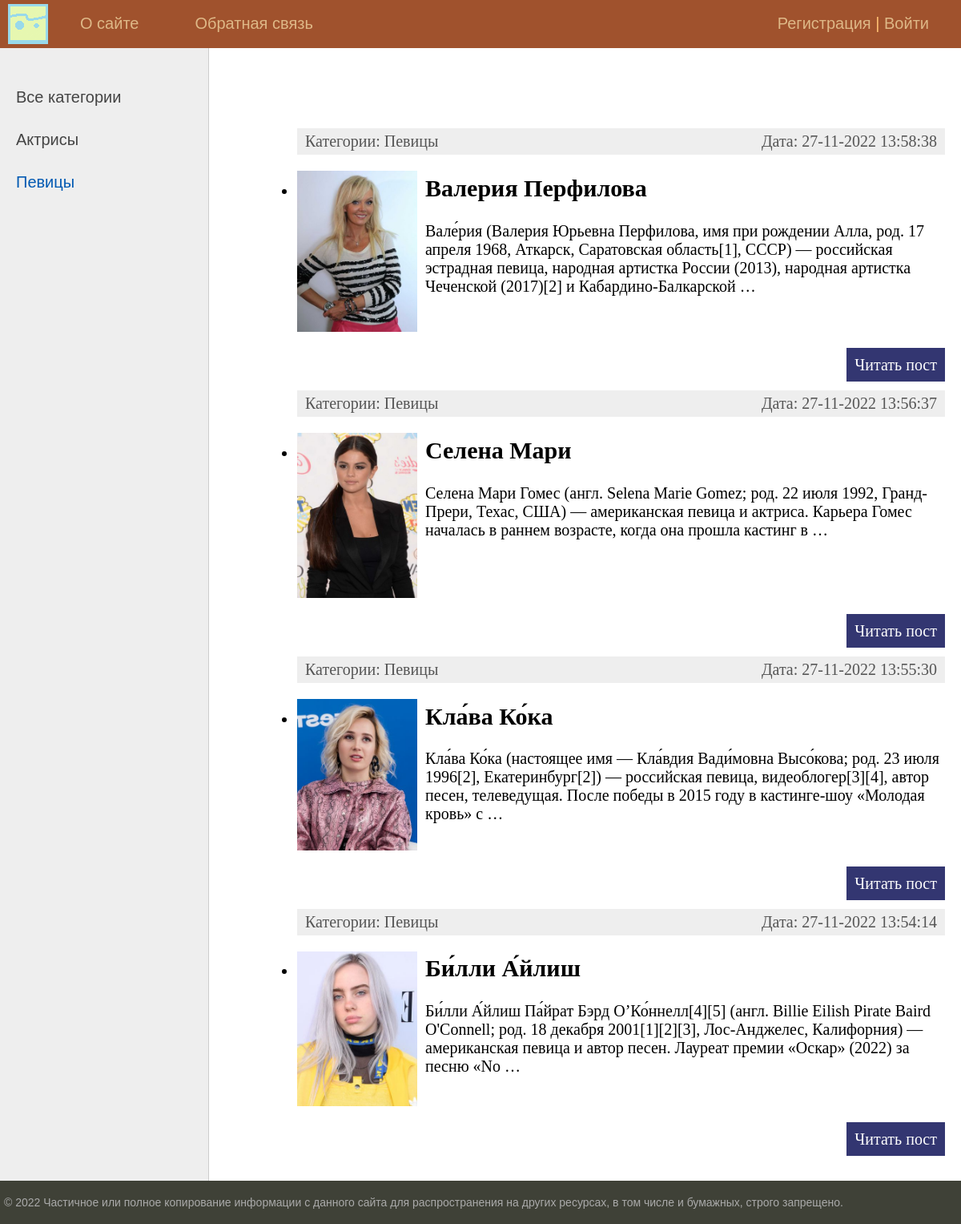
Screenshot of /category/pevicy/ with the database file from the repository.
### women/models.py (models this page shows, shortened)
class Category(models.Model):
    name = models.CharField(max_length=100, db_index=True, verbose_name='Категория')
    slug = models.SlugField(max_length=255, unique=True, db_index=True, verbose_name="URL")
    def __str__(self):
        return self.name
    def get_absolute_url(self):
        return reverse('category', kwargs={'cat_slug': self.slug})
    class Meta:
        verbose_name = 'Категорию'
        verbose_name_plural = 'Категории'
        ordering = ['id']

class Women(models.Model):
    title = models.CharField(max_length=255, verbose_name='Заголовок')
    slug = models.SlugField(max_length=255, unique=True, db_index=True, verbose_name='URL')
    content = models.TextField(blank=True, verbose_name='Текст статьи')
    photo = models.FileField(upload_to="photos/%Y/%m/%d/", verbose_name='Фото')
    time_create = models.DateTimeField(auto_now_add=True, verbose_name='Время создания')
    time_update = models.DateTimeField(auto_now=True, verbose_name='Время изменения')
    is_published = models.BooleanField(default=True, verbose_name='Публикация')
    cat = models.ForeignKey('Category', on_delete=models.PROTECT, null = True, verbose_name='Категории')
    def get_absolute_url(self):
        return reverse('post', kwargs={'post_slug': self.slug})
    class Meta:
        verbose_name = 'Женщину'
        verbose_name_plural = 'Женщины'
        ordering = ['-time_create', 'title']

### women/views.py (the view)
# urls.py: path('category/<slug:cat_slug>/', WomenCategory.as_view(), name='category'),
class WomenCategory(DataMixin, ListView):
    model = Women
    template_name = 'women/index.html'
    context_object_name = 'posts'
    allow_empty = False
    def get_queryset(self):
        return Women.objects.filter(cat__slug=self.kwargs['cat_slug'], is_published=True)
    def get_context_data(self, *, object_list=None, **kwargs):
        context = super().get_context_data(**kwargs)
        c_def = self.get_user_context(title='Категория - ' + str(context['posts'][0].cat),
                                      cat_selected=context['posts'][0].cat_id)
        return dict(list(context.items()) + list(c_def.items()))

### women/utils.py (called while the page is built)
    def get_user_context(self, **kwargs):
        context = kwargs
        cats = Category.objects.annotate(Count('women'))
        user_menu = menu.copy()
        if not self.request.user.is_authenticated:
            user_menu.pop(1)
        context['menu'] = user_menu
        context['cats'] = cats
        if 'cat_selected' not in context:
            context['cat_selected'] = 0
        return context

### women/templates/women/index.html (shortened to what this page needs)
{% extends 'women/base.html' %}
{% block content %}
<ul class = "List-articles">
    {% for p in posts  %}
            <li><div class="article-panel">
    <p class="first">Категории: {{p.cat}}</p>
    <p class="last">Дата: {{p.time_update|date:'d-m-Y H:i:s'}}</p>
</div>
{% if p.photo %}
    <p><img class='img-article-left thumb' src='{{p.photo.url}}'></p>
{% endif %}
                <h2>{{p.title}}</h2>
        {% autoescape on %}
        <p>{{p.content|linebreaks| truncatewords:30}}</p>
        {% endautoescape %}
            <p class="link-read-post"><a href="{{ p.get_absolute_url }}">Читать пост</a></p>
            </li>
    {% endfor %}
</ul>
{% endblock %}

### women/templates/women/base.html (shortened to what this page needs)
{% load static %}
{% load women_tags %}
<!DOCTYPE html>
<html>
<head>
	<link type="text/css" href="{% static 'women/css/styles1.css' %}" rel="stylesheet" />
</head>
<body>
<table class="table-page" border=0 cellpadding="0" cellspacing="0">
<tr><td valign=top>
{% block mainmenu %}
		<div class="header">
			<ul id="mainmenu" class="mainmenu">
			<li class="logo"><a href="{% url 'home' %}"><div class="logo"></div></a></li>
{% for m in menu %}
			<li><a href="{% url m.url_name %}">{{m.title}}</a></li>
{% endfor %}
			{% if request.user.is_authenticated %}
			<li class = 'last'> {{user.username}} | <a href="{% url 'logout' %}">Выйти</a></li>
			{% else %}
			<li class = 'last'><a href="{% url 'register' %}">Регистрация</a> | <a href="{% url 'login' %}">Войти</a></li>
			{% endif %}
		    </ul>
		</div>
{% endblock mainmenu %}
<table class="table-content" border=0 cellpadding="0" cellspacing="0">
<tr>
	<td valign="top" class="left-chapters">
	<ul id="leftchapters">
{% if cat_selected == 0 %}
		<li class="selected">Все категории</li>
{% else %}
		<li><a href="{% url 'home' %}">Все категории </a></li>
{% endif %}
{% for c in cats %}
{% if c.women__count > 0 %}
	{% if c.pk == cat_selected %}
		<li class='selected'>{{c.name}}</li>
	{% else %}
		<li><a href="{{ c.get_absolute_url }}">{{c.name}}</a></li>
	{% endif %}
{% endif %}
{% endfor %}
	</ul>
</td>
<td valign="top" class="content">
	<div class="content-text">
{% block content %}
{% endblock %}
	</div>
</td></tr></table>
</td></tr>
<tr><td valign=top>
	<div id="footer">
		<p>&copy; 2022 Частичное или полное копирование информации с данного сайта для распространения на других ресурсах, в том числе и бумажных, строго запрещено.</p>
	</div>
</td></tr></table>
</body>
</html>

### women/static/women/css/styles1.css (style rules this page uses)
html, body { font-family: 'Arial'; margin: 0; padding: 0; height: 100%; width: 100%; color: #444; }
a { color: #0059b2; text-decoration: none; }
img { max-width: 600px; height: auto; }
img.img-article-left { max-width: 300px; height: auto; float: left; padding: 0 10px 10px 0; }
img.img-article-left.thumb { max-width: 150px; height: auto; }
p.link-read-post { text-align: right; }
p.link-read-post a { padding: 10px; min-width: 100px; background: #333671; color: #fff; text-decoration: none; }
div.article-panel { background: #eee; padding: 5px 10px 5px 10px; box-sizing: border-box; overflow: hidden; color: #555; }
div.article-panel p.first { margin: 0; float: left; }
div.article-panel p.last { margin: 0; float: right; }
.table-page { width: 100%; height: 100%; vertical-align: top; }
.table-page tr { height: 100%; }
.header { background: #A0522D; height: 60px; }
.logo { background: url('../images/logo1.png') no-repeat 10px 5px; width: 70px; height: 60px; }
ul.mainmenu { list-style: none; margin: 0; padding: 0; height: 60px; color: #fdc073; font-size: 20px; overflow: hidden; }
ul.mainmenu li { float: left; margin: 18px 40px 0 30px; }
ul.mainmenu li.logo { margin: 0; }
ul.mainmenu li.last { float: right; }
ul.mainmenu li a { color: #DEB887; text-decoration: none; }
.table-content { width: 100%; min-height: 100%; height: 100%; }
.left-chapters { margin: 0; background: #eee; border-right: 1px solid #ccc; min-height: 100%; }
.left-chapters ul { width: 230px; min-height: 100%; margin: 0; padding: 20px 10px 10px 20px; list-style: none; font-size: 20px; }
.left-chapters ul li { margin: 30px 0 0 0; color: #999; }
.left-chapters ul li.selected { color: #0059b2; }
.left-chapters ul li a { color: #444; text-decoration: none; }
.content { padding: 40px 20px 20px 40px; width: 100%; box-sizing: border-box; }
.content-text { margin: 60px 0 0 30px; color: #000; font-size: 20px; font-family: Yandex Sans Display Light; }
#footer { box-sizing: border-box; background: #3F4137; padding: 5px; color: #aaa; font-size: 14px; font-family: Verdana, Geneva, Arial, Helvetica; text-align: left; overflow: hidden; }

### rows the page displays
Category: name "Актрисы"
Category: name "Певицы"
Women: cat "Певицы", time_update "27-11-2022 13:58:38", photo (picture), title "Валерия Перфилова", content "Вале́рия (Валерия Юрьевна Перфилова, имя при рождении Алла, род. 17 апреля 1968, Аткарск, Саратовская область[1], СССР) — российская эстрадная певица, народная артистка России (2013), народная артистка Чеченской (2017)[2] и Кабардино-Балкарской …"
Women: cat "Певицы", time_update "27-11-2022 13:56:37", photo (picture), title "Селена Мари", content "Селена Мари Гомес (англ. Selena Marie Gomez; род. 22 июля 1992, Гранд-Прери, Техас, США) — американская певица и актриса. Карьера Гомес началась в раннем возрасте, когда она прошла кастинг в …"
Women: cat "Певицы", time_update "27-11-2022 13:55:30", photo (picture), title "Кла́ва Ко́ка", content "Кла́ва Ко́ка (настоящее имя — Кла́вдия Вади́мовна Высо́кова; род. 23 июля 1996[2], Екатеринбург[2]) — российская певица, видеоблогер[3][4], автор песен, телеведущая. После победы в 2015 году в кастинге-шоу «Молодая кровь» с …"
Women: cat "Певицы", time_update "27-11-2022 13:54:14", photo (picture), title "Би́лли А́йлиш", content "Би́лли А́йлиш Па́йрат Бэрд О’Ко́ннелл[4][5] (англ. Billie Eilish Pirate Baird O'Connell; род. 18 декабря 2001[1][2][3], Лос-Анджелес, Калифорния) — американская певица и автор песен. Лауреат премии «Оскар» (2022) за песню «No …"

### other values shown
{{ m.title }} "O сайте" "Обратная связь"
